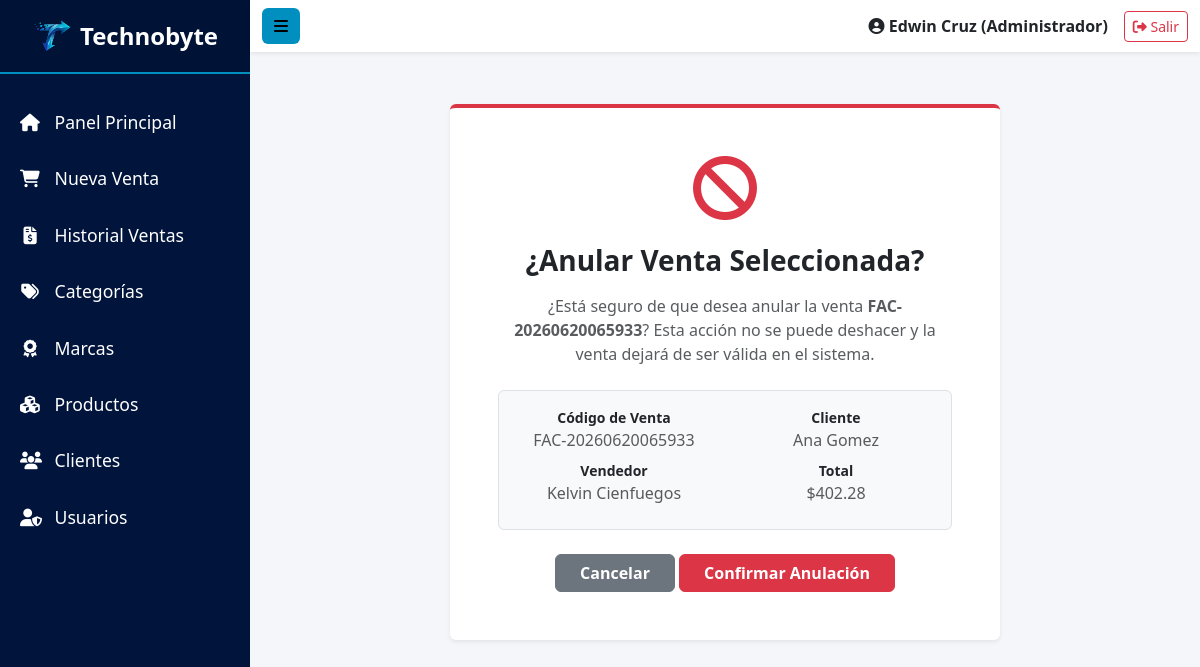
Screenshot of /presentacion/admin/ventas/anular.php?id=8 (signed in) with the database file from the repository.
### tables this page shows
CREATE TABLE ventas (
    id_venta INT AUTO_INCREMENT PRIMARY KEY,
    numero_factura VARCHAR(20) NOT NULL UNIQUE,
    id_cliente INT NOT NULL,
    id_usuario INT NOT NULL,
    fecha_venta DATETIME DEFAULT CURRENT_TIMESTAMP,
    subtotal_venta DECIMAL(10,2) NOT NULL,
    iva_venta DECIMAL(10,2) NOT NULL,
    total_venta DECIMAL(10,2) NOT NULL,
    estado_venta ENUM('Realizada','Pendiente','Anulada') NOT NULL DEFAULT 'Pendiente',

    CONSTRAINT fk_venta_cliente
        FOREIGN KEY (id_cliente)
        REFERENCES clientes(id_cliente)
        ON UPDATE CASCADE
        ON DELETE RESTRICT,

    CONSTRAINT fk_venta_usuario
        FOREIGN KEY (id_usuario)
        REFERENCES usuarios(id_usuario)
        ON UPDATE CASCADE
        ON DELETE RESTRICT
);

CREATE TABLE clientes (
    id_cliente INT AUTO_INCREMENT PRIMARY KEY,
    nombre_cliente VARCHAR(150) NOT NULL,
    tipo_cliente ENUM('PN', 'PJ') NOT NULL DEFAULT 'PN',
    dui_cliente VARCHAR(10) UNIQUE,
    nit_cliente VARCHAR(17) UNIQUE,
    nrc_cliente VARCHAR(20) UNIQUE,
    telefono_cliente VARCHAR(20),
    correo_cliente VARCHAR(100),
    direccion_cliente TEXT,
    estado_cliente TINYINT(1) DEFAULT 1,
    eliminado_cliente TINYINT(1) DEFAULT 0,
    created_at TIMESTAMP DEFAULT CURRENT_TIMESTAMP
);

CREATE TABLE usuarios (
    id_usuario INT AUTO_INCREMENT PRIMARY KEY,
    id_rol INT NOT NULL,
    nombre_usuario VARCHAR(100) NOT NULL,
    correo_usuario VARCHAR(100) NOT NULL UNIQUE,
    password_usuario VARCHAR(255) NOT NULL,
    estado_usuario TINYINT(1) DEFAULT 1,
    eliminado_usuario TINYINT(1) DEFAULT 0,
    created_at TIMESTAMP DEFAULT CURRENT_TIMESTAMP,

    CONSTRAINT fk_usuario_rol
        FOREIGN KEY (id_rol)
        REFERENCES roles(id_rol)
        ON UPDATE CASCADE
        ON DELETE RESTRICT
);

### config/control_acceso.php (called while the page is built, shortened)
<?php
function tieneRol($roles): bool
{
    return in_array((int) $_SESSION['id_rol'], $roles, true);
}
    ?>

### negocio/VentaNegocio.php (called while the page is built, shortened)
<?php
require_once dirname(__DIR__) . '/datos/VentaDatos.php';
class VentaNegocio {
    private $ventaDatos;
    public function __construct() {
        $this->ventaDatos = new VentaDatos();
    }
    public function obtenerVentaPorId($idVenta) {
        return $this->ventaDatos->obtenerVentaPorId($idVenta);
    }
}

### datos/VentaDatos.php (called while the page is built, shortened)
<?php
require_once __DIR__ . '/Conexion.php';
class VentaDatos
{
    public function obtenerVentaPorId($idVenta) {
        $conexion = new Conexion();
        $conexion->query = "SELECT
                                v.id_venta,
                                v.numero_factura,
                                v.fecha_venta,
                                v.id_cliente,
                                c.nombre_cliente,
                                v.id_usuario,
                                u.nombre_usuario,
                                v.subtotal_venta,
                                v.iva_venta,
                                v.total_venta,
                                v.estado_venta
                            FROM ventas v
                            INNER JOIN clientes c ON v.id_cliente = c.id_cliente
                            INNER JOIN usuarios u ON v.id_usuario = u.id_usuario
                            WHERE v.id_venta = :idVenta
                            LIMIT 1";
        return $conexion->get_record([':idVenta' => $idVenta]);
    }
}

### datos/Conexion.php (called while the page is built, shortened)
<?php
class Conexion
{
    private $server;
    private $user;
    private $password;
    private $database;
    private $charset;
    private $connection;
    public $query;
    public function __construct()
    {
        $this->server   = $_ENV['DB_HOST'];
        $this->user     = $_ENV['DB_USER'];
        $this->password = $_ENV['DB_PASS'];
        $this->database = $_ENV['DB_NAME'];
        $this->charset  = $_ENV['DB_CHARSET'];
    }
    private function create_connection()
    {
        try {
            $dns = "mysql:host={$this->server};dbname={$this->database};charset={$this->charset}";
            $this->connection = new PDO(
                $dns,
                $this->user,
                $this->password
            );
            $this->connection->setAttribute(PDO::ATTR_ERRMODE, PDO::ERRMODE_EXCEPTION);
            $this->connection->setAttribute(PDO::ATTR_DEFAULT_FETCH_MODE, PDO::FETCH_ASSOC);
        } catch (PDOException $e) {
            die('<h3 style="color: tomato; font-family: Arial;">
                    No se puede establecer conexión con la base de datos: ' . $e->getMessage() . '
                </h3>');
        }
        return $this->connection;
    }
    private function close_connection()
    {
        $this->connection = null;
    }
    public function get_record($params = [])
    {
        try {
            $stmt = $this->create_connection()->prepare($this->query);
            $stmt->execute($params);
            $record = $stmt->fetch();
            return $record;
        } catch (PDOException $e) {
            die('Error en la consulta: ' . $e->getMessage());
        }
    }
}

### presentacion/admin/ventas/anular.php (the view, shortened to what this page needs)
<?php
require_once __DIR__ . '/../../../config/control_acceso.php';
require_once '../../../negocio/VentaNegocio.php';
$id_venta = $_GET['id'] ?? null;
$ventaNegocio = new VentaNegocio();
$venta = $ventaNegocio->obtenerVentaPorId($id_venta);
function mostrarValor($valor)
{
    return htmlspecialchars($valor ?? '', ENT_QUOTES, 'UTF-8');
}
?>
<!DOCTYPE html>
<html lang="es">
<head>
    <link href="https://cdn.jsdelivr.net/npm/bootstrap@5.3.2/dist/css/bootstrap.min.css" rel="stylesheet">
    <link rel="stylesheet" href="https://cdnjs.cloudflare.com/ajax/libs/font-awesome/6.4.2/css/all.min.css">
    <link rel="stylesheet" href="../../../public/css/style.css?v=<?php echo time(); ?>">
</head>
<body>
    <div class="d-flex">
        <nav id="sidebar">
            <div class="sidebar-header d-flex align-items-center justify-content-center py-3">
                <img src="../../../public/img/logo-nav.svg" alt="Logo" class="img-fluid me-2" style="max-width: 40px;">
                <h4 class="fw-bold mb-0">Technobyte</h4>
            </div>
            <ul class="list-unstyled components">
                <li><a href="../../dashboard.php"><i class="fa-solid fa-house"></i> Panel Principal</a></li>
                <li><a href="crear.php"><i class="fa-solid fa-cart-shopping"></i> Nueva Venta</a></li>
                <?php if(tieneRol([ROL_ADMIN, ROL_SUPERVISOR, ROL_VENDEDOR])): ?><li class="active"><a href="listar.php"><i class="fa-solid fa-file-invoice-dollar"></i> Historial Ventas</a></li><?php endif; ?>
                <?php if(tieneRol([ROL_ADMIN, ROL_SUPERVISOR])): ?><li><a href="../categorias/listar.php"><i class="fa-solid fa-tags"></i> Categorías</a></li><?php endif; ?>
                <?php if(tieneRol([ROL_ADMIN, ROL_SUPERVISOR])): ?><li><a href="../marcas/listar.php"><i class="fa-solid fa-award"></i> Marcas</a></li><?php endif; ?>
                <li><a href="../productos/listar.php"><i class="fa-solid fa-cubes"></i> Productos</a></li>
                <li><a href="../clientes/listar.php"><i class="fa-solid fa-users"></i> Clientes</a></li>
                <?php if(tieneRol([ROL_ADMIN])): ?><li><a href="../usuarios/listar.php"><i class="fa-solid fa-user-shield"></i> Usuarios</a></li><?php endif; ?>
            </ul>
        </nav>
        <div id="content">
            <nav class="navbar navbar-expand-lg navbar-light sticky-top bg-white shadow-sm" style="z-index: 1020;">
                <div class="container-fluid">
                    <button type="button" id="sidebarCollapse" class="btn btn-dorado"><i class="fa-solid fa-bars"></i></button>
                    <div class="ms-auto d-flex align-items-center">
                        <span class="me-3 fw-bold">
                            <i class="fa-solid fa-circle-user"></i>
                            <?php
                            $nombreUsr = $_SESSION['nombre'] ?? 'Administrador';
                            $rolUsr = $_SESSION['nombre_rol'] ?? 'Sin rol';
                            echo htmlspecialchars($nombreUsr) . ' (' . htmlspecialchars($rolUsr) . ')';
                            ?>
                        </span>
                        <a href="../../../logout.php" class="btn btn-outline-danger btn-sm"><i class="fa-solid fa-right-from-bracket"></i> Salir</a>
                    </div>
                </div>
            </nav>
            <div class="container-fluid p-4 d-flex justify-content-center align-items-center" style="min-height: 80vh;">
                <div class="card shadow-sm border-0 border-top border-danger border-4 text-center p-5 w-100" style="max-width: 550px;">
                    <i class="fa-solid fa-ban text-danger mb-4" style="font-size: 4rem;"></i>
                    <h3 class="fw-bold mb-3">¿Anular Venta Seleccionada?</h3>
                    <p class="text-muted mb-4">¿Está seguro de que desea anular la venta <strong><?php echo mostrarValor($venta['numero_factura']); ?></strong>? Esta acción no se puede deshacer y la venta dejará de ser válida en el sistema.</p>
                    <div class="bg-light p-3 rounded mb-4 text-start border">
                        <div class="row text-muted text-center">
                            <div class="col-6 mb-2">
                                <small class="fw-bold d-block text-dark">Código de Venta</small>
                                <?php echo mostrarValor($venta['numero_factura']); ?>
                            </div>
                            <div class="col-6 mb-2">
                                <small class="fw-bold d-block text-dark">Cliente</small>
                                <?php echo mostrarValor($venta['nombre_cliente']); ?>
                            </div>
                            <div class="col-6 mb-2">
                                <small class="fw-bold d-block text-dark">Vendedor</small>
                                <?php echo mostrarValor($venta['nombre_usuario']); ?>
                            </div>
                            <div class="col-6 mb-2">
                                <small class="fw-bold d-block text-dark">Total</small>
                                $<?php echo number_format((float) $venta['total_venta'], 2); ?>
                            </div>
                        </div>
                    </div>
                    <form action="" method="POST">
                        <a href="listar.php" class="btn btn-secondary px-4 fw-bold">Cancelar</a>
                        <button type="submit" class="btn btn-danger px-4 fw-bold">Confirmar Anulación</button>
                    </form>
                </div>
            </div>
        </div>
    </div>
</body>
</html>

### public/css/style.css (style rules this page uses)
:root { --color-primario: #00143C; --color-secundario: #008fbf; --color-fondo: #f4f6f9; --color-texto-sidebar: #ffffff; }
body { background-color: var(--color-fondo); font-family: 'Segoe UI', Tahoma, Geneva, Verdana, sans-serif; overflow-x: hidden; }
#sidebar { min-width: 250px; max-width: 250px; height: 100vh; background-color: var(--color-primario); color: var(--color-texto-sidebar); transition: all 0.3s; position: fixed; top: 0; left: 0; z-index: 1000; overflow-y: auto; }
#sidebar .sidebar-header { padding: 20px; background: rgba(0, 0, 0, 0.1); border-bottom: 2px solid var(--color-secundario); }
#sidebar ul.components { padding: 20px 0; }
#sidebar ul li a { padding: 15px 20px; font-size: 1.1em; display: block; color: var(--color-texto-sidebar); text-decoration: none; transition: 0.2s; }
#sidebar ul li a i { margin-right: 10px; width: 20px; text-align: center; }
#content { width: calc(100% - 250px); margin-left: 250px; transition: all 0.3s; }
.navbar { background-color: #ffffff; box-shadow: 0 2px 5px rgba(0,0,0,0.05); }
.btn-dorado { background-color: var(--color-secundario); color: #000; font-weight: bold; border: none; }

### rows the page displays
ventas: numero_factura "FAC-20260620065933", id_cliente.nombre_cliente "Ana Gomez", id_usuario.nombre_usuario "Kelvin Cienfuegos", total_venta "402.28"

### other values shown
$nombreUsr "Edwin Cruz"
$rolUsr "Administrador"
